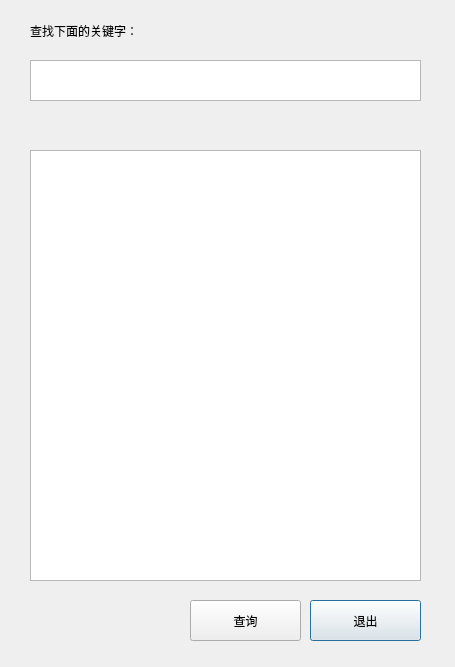
<?xml version="1.0" encoding="UTF-8"?>
<ui version="4.0">
 <class>QueryDialog</class>
 <widget class="QDialog" name="QueryDialog">
  <property name="geometry">
   <rect>
    <x>0</x>
    <y>0</y>
    <width>455</width>
    <height>667</height>
   </rect>
  </property>
  <property name="windowTitle">
   <string>Dialog</string>
  </property>
  <widget class="QPlainTextEdit" name="QueryEdit">
   <property name="geometry">
    <rect>
     <x>30</x>
     <y>60</y>
     <width>391</width>
     <height>41</height>
    </rect>
   </property>
  </widget>
  <widget class="QLabel" name="label">
   <property name="geometry">
    <rect>
     <x>30</x>
     <y>10</y>
     <width>181</width>
     <height>41</height>
    </rect>
   </property>
   <property name="text">
    <string>查找下面的关键字：</string>
   </property>
  </widget>
  <widget class="QListWidget" name="listWidget">
   <property name="geometry">
    <rect>
     <x>30</x>
     <y>150</y>
     <width>391</width>
     <height>431</height>
    </rect>
   </property>
  </widget>
  <widget class="QPushButton" name="quitButton">
   <property name="geometry">
    <rect>
     <x>310</x>
     <y>600</y>
     <width>111</width>
     <height>41</height>
    </rect>
   </property>
   <property name="text">
    <string>退出</string>
   </property>
  </widget>
  <widget class="QPushButton" name="queryButton">
   <property name="geometry">
    <rect>
     <x>190</x>
     <y>600</y>
     <width>111</width>
     <height>41</height>
    </rect>
   </property>
   <property name="text">
    <string>查询</string>
   </property>
  </widget>
  <widget class="QLabel" name="resLabel">
   <property name="geometry">
    <rect>
     <x>40</x>
     <y>110</y>
     <width>371</width>
     <height>31</height>
    </rect>
   </property>
   <property name="text">
    <string/>
   </property>
  </widget>
 </widget>
 <resources/>
 <connections>
  <connection>
   <sender>quitButton</sender>
   <signal>clicked()</signal>
   <receiver>QueryDialog</receiver>
   <slot>reject()</slot>
   <hints>
    <hint type="sourcelabel">
     <x>365</x>
     <y>620</y>
    </hint>
    <hint type="destinationlabel">
     <x>227</x>
     <y>333</y>
    </hint>
   </hints>
  </connection>
 </connections>
 <slots>
  <slot>submit(bool)</slot>
 </slots>
</ui>
